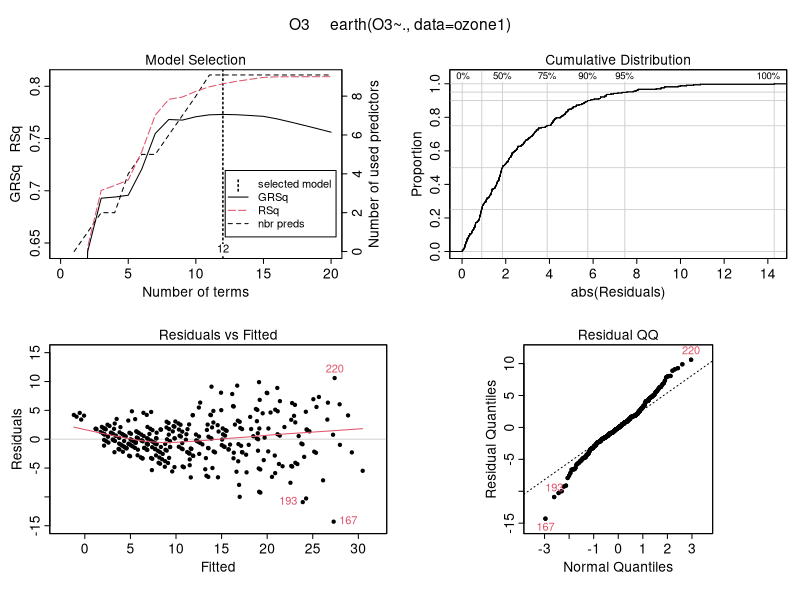
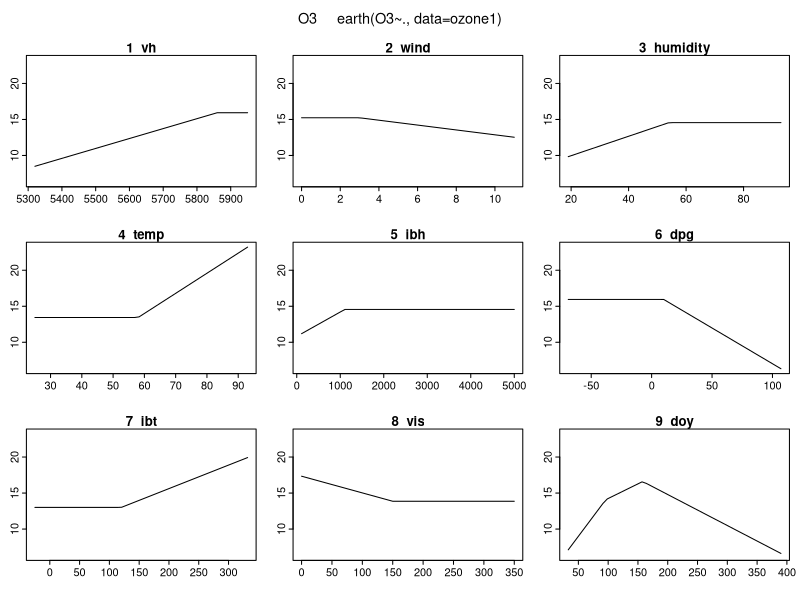
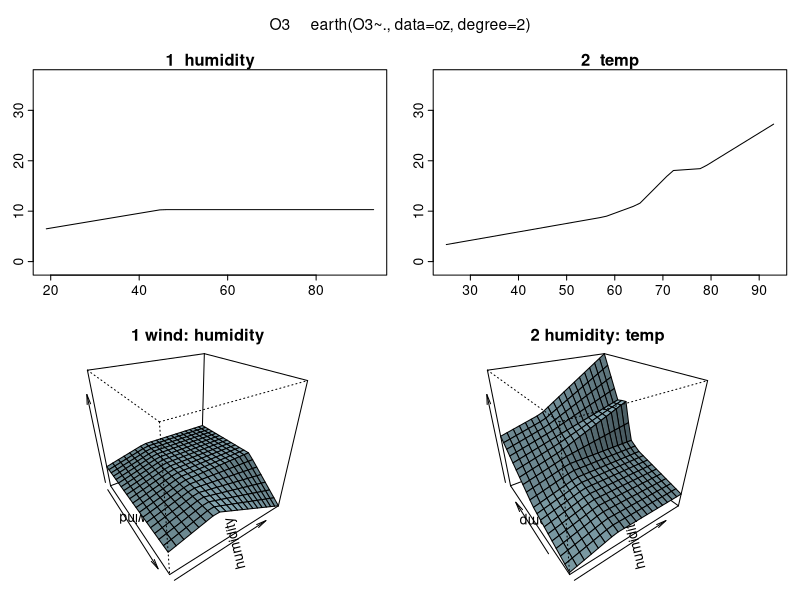

The R source for these figures, in order:
## ---- chunk 1
library(earth)
mars <- earth(O3 ~., data = ozone1)
mars
## ---- chunk 2
methods(class = "earth")
## ---- chunk 3
plot(mars)
## ---- chunk 4
evimp(mars)
## ---- chunk 5
plotmo(mars)
## ---- chunk 6
# include just 3 variables for simplicity
oz <- ozone1[, c("O3", "wind", "humidity", "temp")]
mars2 <- earth(O3 ~., data = oz, degree = 2) # allow first order interactions
plotmo(mars2)
